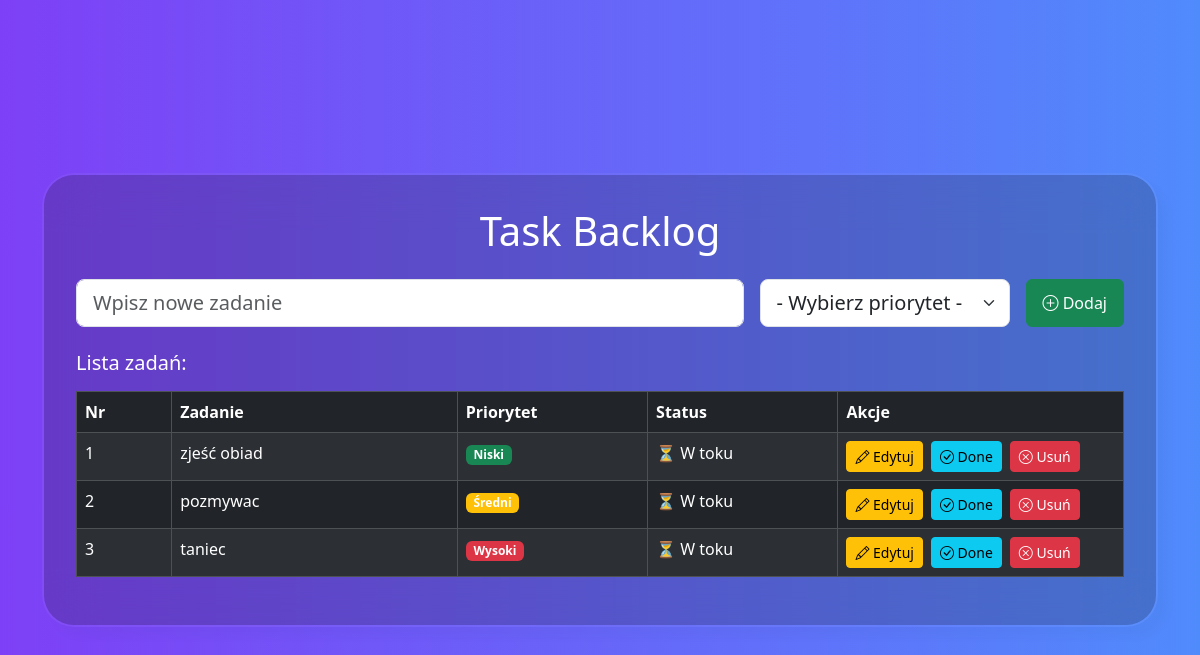
Before: / with the older database file.
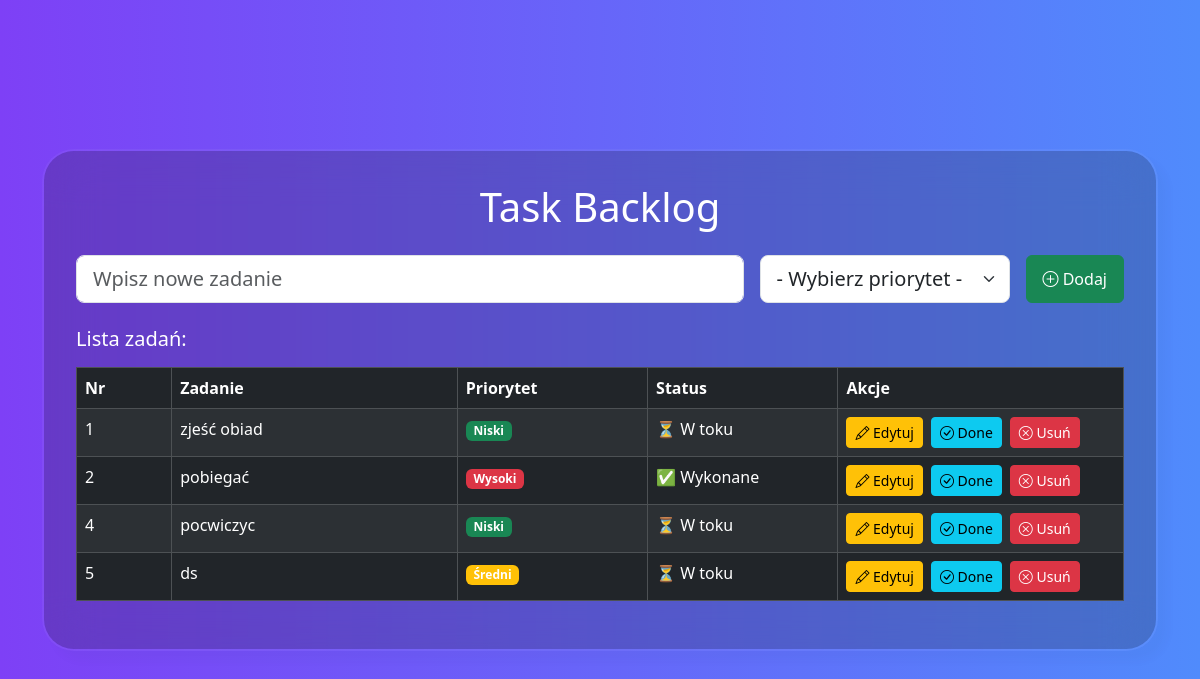
After: the same page with the newer database file.
### app.py (models this page shows, shortened)
class Task(db.Model):
    id = db.Column(db.Integer, primary_key=True)
    number_task = db.Column(db.Integer, nullable=False, autoincrement=True)  # auto increment
    name = db.Column(db.String(100), nullable=False)
    priority = db.Column(db.String, nullable=False)  # priority column
    is_done = db.Column(db.Boolean, default=False)

### app.py (the view, shortened to what this page needs)
@app.route('/', methods=['GET', 'POST'])
def todo():
    error_message = None
    tasks = Task.query.all()
    return render_template('todo.html', tasks=tasks)

### templates/todo.html (shortened to what this page needs)
{% extends 'base.html' %}
{% block content %}
    <h1 class="text-center mb-4">Task Backlog</h1>
    <form action="" method="POST" class="d-flex mb-4 gap-3">
        <input type="text" name="task" class="form-control form-control-lg" placeholder="Wpisz nowe zadanie" required>
        <select name="priority" class="form-select form-select-lg" required>
            <option value="" disabled selected>- Wybierz priorytet -</option>
        </select>
        <button type="submit" class="btn btn-success flex-shrink-0 px-3"><i class="bi bi-plus-circle"></i> Dodaj</button>
    </form>
    {% if tasks %}
        <h5 class="mb-3">Lista zadań:</h5>
        <table class="table table-striped table-dark table-bordered">
            <thead>
                <tr>
                    <th scope="col" class="col-1">Nr</th>
                    <th scope="col" class="col-3">Zadanie</th>
                    <th scope="col" class="col-2">Priorytet</th>
                    <th scope="col" class="col-2">Status</th>
                    <th scope="col" class="col-3">Akcje</th>
                </tr>
            </thead>
            <tbody>
                {% for task in tasks %}
                    <tr class="{% if task.is_done %}bg-secondaryh{% endif %}">
                        <td>{{ task.number_task }}</td>
                        <td>{{ task.name }}</td>
                        <td>
                            <span class="badge
                                {% if task.priority == 'low' %} bg-success
                                {% elif task.priority == 'medium' %} bg-warning
                                {% else %} bg-danger
                                {% endif %}">
                                {% if task.priority == 'low' %}
                                    Niski
                                {% elif task.priority == 'medium' %}
                                    Średni
                                {% else %}
                                    Wysoki
                                {% endif %}
                            </span>
                        </td>
                        <td>
                            {% if task.is_done %}
                                ✅ Wykonane
                            {% else %}
                                ⏳ W toku
                            {% endif %}
                        </td>
                        <td>
                            <div class="d-flex justify-content-start gap-2">
                                <a href="{{ url_for('edit_task', task_id=task.id) }}" class="btn btn-warning btn-sm">
                                    <i class="bi bi-pencil"></i> Edytuj
                                </a>
                                <form action="{{ url_for('toggle_done', task_id=task.id) }}" method="POST">
                                    <button type="submit" class="btn btn-info btn-sm">
                                        <i class="bi bi-check-circle"></i> Done
                                    </button>
                                </form>
                                <form action="{{ url_for('delete_task', task_id=task.id) }}" method="POST">
                                    <button type="submit" class="btn btn-danger btn-sm">
                                        <i class="bi bi-x-circle"></i> Usuń
                                    </button>
                                </form>
                            </div>
                        </td>
                    </tr>
                {% endfor %}
            </tbody>
        </table>
    {% else %}
        <p class="text-muted text-center mt-3">Brak aktualnie zadań. Dodaj coś.</p>
    {% endif %}
{% endblock %}

### templates/base.html (shortened to what this page needs)
<!DOCTYPE html>
<html lang="en">
<head>
    <link href="https://cdn.jsdelivr.net/npm/bootstrap@5.3.2/dist/css/bootstrap.min.css" rel="stylesheet">
    <link href="https://cdn.jsdelivr.net/npm/bootstrap-icons/font/bootstrap-icons.css" rel="stylesheet">
    <link rel="stylesheet" href="{{ url_for('static', filename='styles.css') }}">
</head>
<body class="gradient-custom-2">
    <div class="container d-flex justify-content-center">
        <div class="mask-custom">
            {% block content %}{% endblock %}
        </div>
    </div>
</body>
</html>

### static/styles.css (style rules this page uses)
.gradient-custom-2 { background: linear-gradient(to right, rgba(126, 64, 246, 1), rgba(80, 139, 252, 1)); min-height: 100vh; display: flex; justify-content: center; align-items: center; padding: 20px; }
.mask-custom { background: rgba(24, 24, 16, 0.2); border-radius: 2em; backdrop-filter: blur(25px); border: 2px solid rgba(255, 255, 255, 0.05); background-clip: padding-box; box-shadow: 10px 10px 10px rgba(46, 54, 68, 0.03); padding: 2rem; max-width: 100%; width: 100%; box-sizing: border-box; min-width: 300px; color: white; }
.form-select.form-select-lg { max-width: 250px; padding-right: 2.5rem; }

Changed rows visible on the page:
removed Task: number_task "2", name "pozmywac", priority "Średni", is_done "⏳ W toku"
removed Task: number_task "3", name "taniec", priority "Wysoki", is_done "⏳ W toku"
added Task: number_task "2", name "pobiegać", priority "Wysoki", is_done "✅ Wykonane"
added Task: number_task "4", name "pocwiczyc", priority "Niski", is_done "⏳ W toku"
added Task: number_task "5", name "ds", priority "Średni", is_done "⏳ W toku"
